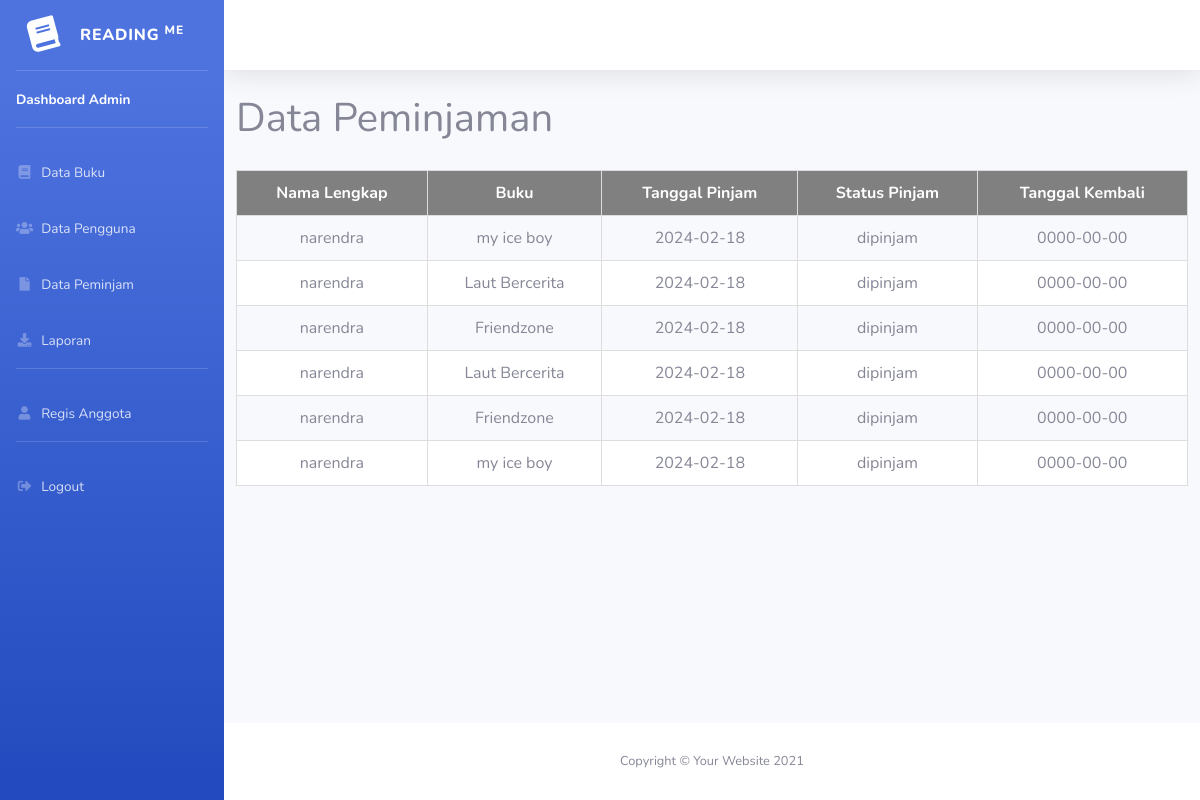
The app's page /admin/data_peminjaman.php, older data.
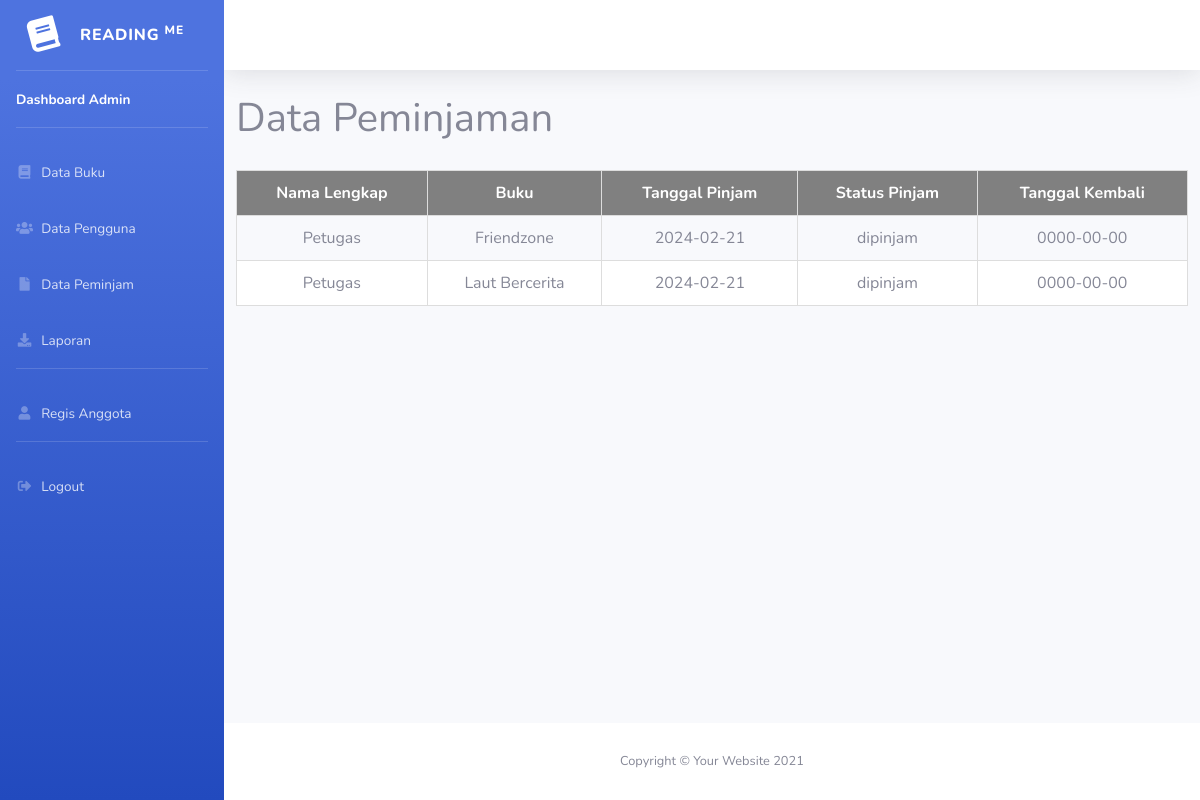
The same page, newer data.
### tables this page shows
CREATE TABLE `peminjaman` (
  `peminjaman_id` int(11) NOT NULL,
  `buku_id` int(11) NOT NULL,
  `tgl_pinjam` date NOT NULL,
  `user_id` int(11) NOT NULL,
  `tgl_kembali` date NOT NULL,
  `status_pinjam` varchar(50) NOT NULL,
  `created_at` timestamp NOT NULL DEFAULT current_timestamp() ON UPDATE current_timestamp()
);

CREATE TABLE `user` (
  `user_id` int(11) NOT NULL,
  `perpus_id` int(11) NOT NULL,
  `username` varchar(50) NOT NULL,
  `password` varchar(255) NOT NULL,
  `email` varchar(50) NOT NULL,
  `nama_lengkap` varchar(50) NOT NULL,
  `no_hp` varchar(50) NOT NULL,
  `alamat` varchar(100) NOT NULL,
  `role` varchar(50) NOT NULL,
  `created_at` timestamp NOT NULL DEFAULT current_timestamp() ON UPDATE current_timestamp()
);

CREATE TABLE `buku` (
  `buku_id` int(11) NOT NULL,
  `perpus_id` int(11) NOT NULL,
  `judul` varchar(100) NOT NULL,
  `sinopsis` varchar(1000) NOT NULL,
  `cover` varchar(255) NOT NULL,
  `pdf_path` varchar(255) NOT NULL,
  `penulis` varchar(50) NOT NULL,
  `penerbit` varchar(50) NOT NULL,
  `tahun_terbit` date NOT NULL,
  `kategori_id` int(11) NOT NULL,
  `stok` varchar(255) NOT NULL,
  `created_at` timestamp NOT NULL DEFAULT current_timestamp() ON UPDATE current_timestamp()
);

### admin/data_peminjaman.php (the view, shortened to what this page needs)
<?php
    include "koneksi.php";
?>
<!DOCTYPE html>
<html lang="en">
<head>
    <link href="assets/vendor/fontawesome-free/css/all.min.css" rel="stylesheet" type="text/css">
    <link href="assets/css/sb-admin-2.min.css" rel="stylesheet">
</head>
<body id="page-top">
    <div id="wrapper">
        <ul class="navbar-nav bg-gradient-primary sidebar sidebar-dark accordion" id="accordionSidebar">
            <a class="sidebar-brand d-flex align-items-center justify-content-center" href="anggota.php">
                <div class="sidebar-brand-icon rotate-n-15">
                    <i class="fas fa-fw fa-book"></i>
                </div>
                <div class="sidebar-brand-text mx-3">READING <sup>ME</sup></div>
            </a>
            <hr class="sidebar-divider my-0">
            <li class="nav-item active">
                <a class="nav-link" href="admin.php">
                    <span>Dashboard Admin</span></a>
            </li>
            <hr class="sidebar-divider">
            <li class="nav-item">
                <a class="nav-link" href="data_buku.php"> <i class="fas fa-fw fa-book"></i> <span>Data
                        Buku</span></a>
            </li>
            <li class="nav-item">
                <a class="nav-link" href="data_user.php">
                    <i class="fas fa-fw fa-users"></i> <span>Data Pengguna</span></a>
            </li>
            <li class="nav-item">
                <a class="nav-link" href="data_peminjaman.php">
                    <i class="fas fa-fw fa-file"></i> <span>Data Peminjam </span></a>
            </li>
            <li class="nav-item">
                <a class="nav-link" href="laporan.php">
                    <i class="fas fa-fw fa-download"></i>
                    <span>Laporan </span></a>
            </li>
            <hr class="sidebar-divider d-none d-md-block">
            <li class="nav-item">
                <a class="nav-link" href="create_regis.php">
                    <i class="fas fa-fw fa-user"></i>
                    <span>Regis Anggota </span></a>
            </li>
            <hr class="sidebar-divider d-none d-md-block">
            <li class="nav-item">
                <a class="nav-link" href="../logout.php">
                    <i class="fas fa-fw fa-sign-out-alt"></i>
                    <span>Logout</span></a>
            </li>
        </ul>
        <div id="content-wrapper" class="d-flex flex-column">
            <div id="content">
                <nav class="navbar navbar-expand navbar-light bg-white topbar mb-4 static-top shadow">
                </nav>
                <div class="container-fluid">
                    <div class="row">
                        <!DOCTYPE html>
                        <html lang="en">
                        <head>
                        </head>
                        <body>
                            <h1>Data Peminjaman</h1>
                            <table>
                                <thead>
                                    <tr>
                                        <th>Nama Lengkap</th>
                                        <th> Buku</th>
                                        <th>Tanggal Pinjam</th>
                                        <th>Status Pinjam</th>
                                        <th>Tanggal Kembali</th>
                                    </tr>
                                </thead>
                                <tbody>
                                    <?php
$sql = "SELECT peminjaman.*, user.nama_lengkap AS nama_lengkap, buku.judul AS judul_buku
        FROM peminjaman
        INNER JOIN buku ON peminjaman.buku_id = buku.buku_id
        INNER JOIN user ON peminjaman.user_id = user.user_id";
$result = mysqli_query($koneksi, $sql);
while ($row = mysqli_fetch_assoc($result)) {
    echo "<tr>";
    echo "<td>" . $row['nama_lengkap'] . "</td>";
    echo "<td>" . $row['judul_buku'] . "</td>";
    echo "<td>" . $row['tgl_pinjam'] . "</td>";
    echo "<td>" . $row['status_pinjam'] . "</td>";
    echo "<td>" . $row['tgl_kembali'] . "</td>";
    echo "</tr>";
}
?>
                                </tbody>
                            </table>
                        </body>
                        </html>
                    </div>
                    <div class="row">
                    </div>
                </div>
            </div>
            <footer class="sticky-footer bg-white">
                <div class="container my-auto">
                    <div class="copyright text-center my-auto">
                        <span>Copyright &copy; Your Website 2021</span>
                    </div>
                </div>
            </footer>
        </div>
    </div>
</body>
</html>

### admin/data_peminjaman.php (style rules this page uses)
table { width: 100%; border-collapse: collapse; margin-top: 20px; }
th, td { padding: 10px; border: 1px solid #ddd; text-align: center; }
th { background-color: grey; color: white; }
tr:nth-child(even) { background-color: #fff; }

Row changes from the older to the newer data that the page shows:
removed peminjaman: user.nama_lengkap "narendra", buku.judul "my ice boy", tgl_pinjam "2024-02-18", status_pinjam "dipinjam", tgl_kembali "0000-00-00"
removed peminjaman: user.nama_lengkap "narendra", buku.judul "Laut Bercerita", tgl_pinjam "2024-02-18", status_pinjam "dipinjam", tgl_kembali "0000-00-00"
removed peminjaman: user.nama_lengkap "narendra", buku.judul "Friendzone", tgl_pinjam "2024-02-18", status_pinjam "dipinjam", tgl_kembali "0000-00-00"
removed peminjaman: user.nama_lengkap "narendra", buku.judul "Laut Bercerita", tgl_pinjam "2024-02-18", status_pinjam "dipinjam", tgl_kembali "0000-00-00"
removed peminjaman: user.nama_lengkap "narendra", buku.judul "Friendzone", tgl_pinjam "2024-02-18", status_pinjam "dipinjam", tgl_kembali "0000-00-00"
removed peminjaman: user.nama_lengkap "narendra", buku.judul "my ice boy", tgl_pinjam "2024-02-18", status_pinjam "dipinjam", tgl_kembali "0000-00-00"
added peminjaman: user.nama_lengkap "Petugas", buku.judul "Friendzone", tgl_pinjam "2024-02-21", status_pinjam "dipinjam", tgl_kembali "0000-00-00"
added peminjaman: user.nama_lengkap "Petugas", buku.judul "Laut Bercerita", tgl_pinjam "2024-02-21", status_pinjam "dipinjam", tgl_kembali "0000-00-00"
